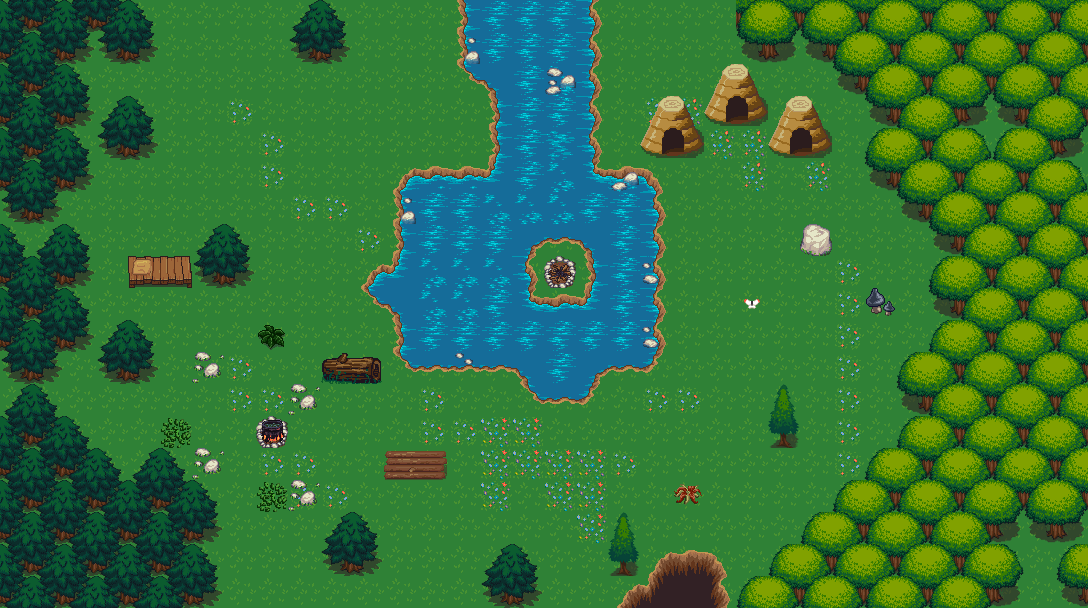

This game map was drawn from its Tiled (.tmx) file and the tilesets committed beside it. A one-line description and the full map source follow:
An orthogonal 34x19 tile map with 32x32 px tiles, 3 tile layers (Calque 1, Calque 2, Tante) and 4 objects.

<map version="1.2" tiledversion="1.3.4" orientation="orthogonal" renderorder="right-down" width="34" height="19" tilewidth="32" tileheight="32" infinite="0" nextlayerid="6" nextobjectid="13">
 <editorsettings>
  <export target="foret.json" format="json" />
 </editorsettings>
 <tileset firstgid="1" name="forest_tiles" tilewidth="32" tileheight="32" tilecount="256" columns="16">
  <image source="forest_tiles.png" width="512" height="512" />
 </tileset>
 <layer id="1" name="Calque 1" width="34" height="19">
  <data encoding="csv">
1,1,1,1,1,1,1,1,1,1,1,1,1,1,1,1,1,1,1,1,1,1,1,1,1,1,1,1,1,1,1,1,1,1,
1,1,1,1,1,1,1,1,1,1,1,1,1,1,1,1,1,1,1,1,1,1,1,1,1,1,1,1,1,1,1,1,1,1,
1,1,1,1,1,1,1,1,1,1,1,1,1,1,1,1,1,1,1,1,1,1,1,1,1,1,1,1,1,1,1,1,1,1,
1,1,1,1,1,1,1,2,1,1,1,1,1,1,1,2,1,1,1,1,19,19,1,1,1,1,1,1,1,1,1,1,1,1,
1,1,1,1,1,1,1,2,2,1,1,1,1,1,1,1,2,1,1,1,1,1,19,19,1,1,1,1,1,1,1,1,1,1,
1,1,1,1,1,1,1,1,2,1,1,1,1,1,1,1,2,2,2,1,1,1,1,19,1,19,1,1,1,1,1,1,1,1,
1,1,1,1,1,1,1,1,1,2,2,1,1,1,1,1,1,1,2,1,1,1,1,1,1,1,1,1,1,1,1,1,1,1,
1,1,1,1,1,1,1,1,1,1,2,2,2,1,1,2,1,1,1,1,1,1,1,1,1,1,1,1,1,1,1,1,1,1,
1,1,1,1,1,1,1,1,1,1,1,1,2,2,1,1,2,2,1,1,1,1,1,1,1,1,2,1,1,1,1,1,1,1,
1,1,1,1,1,1,1,1,1,1,1,1,1,1,1,1,1,2,1,1,1,1,1,1,1,1,2,1,1,1,1,1,1,1,
1,1,1,1,1,1,1,1,1,1,1,1,1,1,1,1,1,1,20,20,20,1,1,1,1,1,2,1,1,1,1,1,1,1,
1,1,1,1,1,1,1,2,1,1,1,1,1,1,1,1,1,20,1,2,2,1,1,1,1,1,2,1,1,2,1,1,1,1,
1,1,1,1,1,1,1,2,2,1,1,1,1,2,1,1,1,1,1,1,2,2,1,1,1,1,2,1,1,1,1,1,1,1,
1,1,1,1,1,1,1,1,2,1,1,1,1,2,2,20,20,1,1,1,1,1,1,1,1,1,2,1,1,1,1,1,1,1,
1,1,1,1,1,1,1,1,2,2,1,1,1,1,1,20,20,20,20,2,1,1,1,1,1,1,2,1,1,1,1,1,1,1,
1,1,1,1,1,1,1,1,1,2,2,1,1,1,1,20,1,20,20,1,1,1,1,1,1,1,1,1,1,1,1,1,1,1,
1,1,1,1,1,1,1,1,1,1,1,1,1,1,1,1,1,1,20,1,1,1,1,1,1,1,20,1,1,1,1,1,1,1,
1,1,1,1,1,1,1,1,1,1,1,1,1,1,1,1,1,1,1,1,1,1,1,1,1,1,20,1,1,1,1,1,1,1,
1,1,1,1,1,1,1,1,1,1,1,1,1,1,1,1,1,1,1,1,1,1,1,1,1,1,20,1,1,1,1,1,1,1
</data>
 </layer>
 <layer id="2" name="Calque 2" width="34" height="19">
  <data encoding="csv">
99,100,99,100,98,0,0,0,0,97,98,0,0,0,133,134,134,134,135,0,0,0,0,177,178,177,178,177,178,177,178,177,178,177,
115,116,114,113,114,0,0,0,0,113,114,0,0,0,74,134,134,134,135,0,0,0,0,145,146,145,177,161,162,161,162,161,162,161,
99,100,98,1,1,1,0,0,0,0,0,0,0,0,149,181,134,12,135,0,0,0,0,0,0,0,145,177,178,177,178,177,178,177,
115,116,114,97,98,1,0,0,0,0,0,0,0,0,0,133,134,134,135,0,0,0,0,0,0,0,0,145,162,161,146,145,162,161,
99,100,98,113,114,1,1,1,0,0,0,0,0,0,0,133,134,156,135,0,0,0,0,0,0,0,0,129,178,177,130,129,178,146,
115,116,114,0,0,1,1,1,0,0,0,0,117,121,121,165,134,137,166,67,119,0,0,0,0,0,0,145,162,161,162,161,162,130,
113,114,0,0,0,1,1,1,1,0,0,0,74,134,134,137,137,137,134,134,135,0,0,0,0,0,0,0,145,177,178,177,178,177,
98,97,98,0,0,0,97,98,0,1,1,0,133,134,134,134,182,150,181,134,135,0,0,0,0,28,0,0,0,145,162,161,162,161,
115,116,114,0,105,106,113,114,0,0,1,117,165,137,137,137,135,81,133,134,69,0,0,0,0,0,0,0,1,129,178,177,178,177,
99,100,98,0,0,0,0,0,0,0,1,149,181,137,137,134,166,118,165,134,135,0,0,91,0,0,0,14,1,145,162,161,162,161,
115,116,114,97,98,0,0,0,51,0,0,1,133,134,134,134,134,134,134,134,69,0,0,0,0,0,0,0,0,129,178,177,178,177,
113,114,101,113,114,0,29,0,0,0,56,57,149,150,71,150,181,134,182,150,151,0,0,0,0,0,0,0,129,161,162,161,162,161,
97,98,101,0,0,0,0,0,0,29,1,1,0,0,0,0,149,150,151,0,0,0,0,0,27,0,0,0,145,177,178,177,178,177,
99,100,98,101,0,52,0,0,83,0,0,0,0,0,0,0,0,0,0,0,0,0,0,0,43,0,0,0,129,161,162,161,162,161,
115,116,115,98,97,98,29,0,0,0,0,0,44,45,0,0,0,0,0,0,0,0,0,0,0,0,0,129,178,177,178,177,178,177,
99,100,99,100,99,100,98,0,52,29,0,0,101,0,0,0,0,0,0,0,0,30,0,1,0,1,129,161,162,161,162,161,162,161,
115,116,115,116,115,116,114,0,0,0,97,98,0,0,0,0,0,0,0,27,0,0,1,1,1,129,178,177,178,177,178,146,145,146,
99,100,99,100,99,100,98,0,0,0,113,114,0,0,0,97,98,0,0,43,7,8,9,0,129,161,162,161,162,161,162,130,0,129,
115,116,115,116,115,116,114,0,0,0,0,0,0,0,0,113,114,0,0,7,22,24,25,129,178,177,178,177,178,177,178,146,0,145
</data>
 </layer>
 <layer id="4" name="Tante" width="34" height="19">
  <data encoding="csv">
0,0,0,0,0,0,0,0,0,0,0,0,0,0,0,0,0,0,0,0,0,0,0,0,0,0,0,0,0,0,0,0,0,0,
0,0,0,0,0,0,0,0,0,0,0,0,0,0,0,0,0,0,0,0,0,0,0,0,0,0,0,0,0,0,0,0,0,0,
0,0,0,0,0,0,0,0,0,0,0,0,0,0,0,0,0,0,0,0,0,0,47,48,0,0,0,0,0,0,0,0,0,0,
0,0,0,0,0,0,0,0,0,0,0,0,0,0,0,0,0,0,0,0,47,48,63,64,47,48,0,0,0,0,0,0,0,0,
0,0,0,0,0,0,0,0,0,0,0,0,0,0,0,0,0,0,0,0,63,64,0,0,63,64,0,0,0,0,0,0,0,0,
0,0,0,0,0,0,0,0,0,0,0,0,0,0,0,0,0,0,0,0,0,0,0,0,0,0,0,0,0,0,0,0,0,0,
0,0,0,0,0,0,0,0,0,0,0,0,0,0,0,0,0,0,0,0,0,0,0,0,0,0,0,0,0,0,0,0,0,0,
0,0,0,0,0,0,0,0,0,0,0,0,0,0,0,0,0,0,0,0,0,0,0,0,0,0,0,0,0,0,0,0,0,0,
0,0,0,0,0,0,0,0,0,0,0,0,0,0,0,0,0,0,0,0,0,0,0,0,0,0,0,0,0,0,0,0,0,0,
0,0,0,0,0,0,0,0,0,0,0,0,0,0,0,0,0,0,0,0,0,0,0,0,0,0,0,0,0,0,0,0,0,0,
0,0,0,0,0,0,0,0,0,0,0,0,0,0,0,0,0,0,0,0,0,0,0,0,0,0,0,0,0,0,0,0,0,0,
0,0,0,0,0,0,0,0,0,0,0,0,0,0,0,0,0,0,0,0,0,0,0,0,0,0,0,0,0,0,0,0,0,0,
0,0,0,0,0,0,0,0,0,0,0,0,0,0,0,0,0,0,0,0,0,0,0,0,0,0,0,0,0,0,0,0,0,0,
0,0,0,0,0,0,0,0,0,0,0,0,0,0,0,0,0,0,0,0,0,0,0,0,0,0,0,0,0,0,0,0,0,0,
0,0,0,0,0,0,0,0,0,0,0,0,0,0,0,0,0,0,0,0,0,0,0,0,0,0,0,0,0,0,0,0,0,0,
0,0,0,0,0,0,0,0,0,0,0,0,0,0,0,0,0,0,0,0,0,0,0,0,0,0,0,0,0,0,0,0,0,0,
0,0,0,0,0,0,0,0,0,0,0,0,0,0,0,0,0,0,0,0,0,0,0,0,0,0,0,0,0,0,0,0,0,0,
0,0,0,0,0,0,0,0,0,0,0,0,0,0,0,0,0,0,0,0,0,0,0,0,0,0,0,0,0,0,0,0,0,0,
0,0,0,0,0,0,0,0,0,0,0,0,0,0,0,0,0,0,0,0,0,0,0,0,0,0,0,0,0,0,0,0,0,0
</data>
 </layer>
 <objectgroup id="5" name="Tante" visible="0">
  <object id="9" gid="63" x="641" y="162" width="32" height="32" />
  <object id="10" gid="64" x="675" y="163" width="32" height="32" />
  <object id="11" gid="47" x="639" y="129" width="32" height="32" />
  <object id="12" gid="48" x="674" y="129" width="32" height="32" />
 </objectgroup>
</map>
